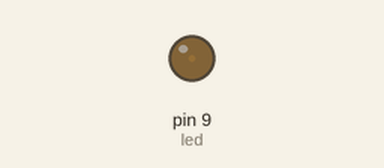
Recording of a sketch running on a simulated Arduino Uno, built with avr-gcc and run on an emulated ATmega328P. Shown: output pins drawn as LEDs (lit = HIGH).

Above: at 0.05 s.
At 0.65 s:
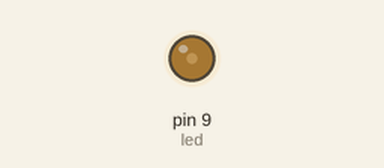
At 1.3 s:
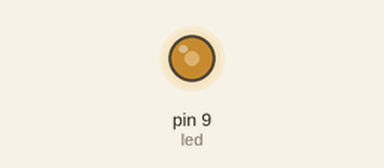
At 2.55 s:
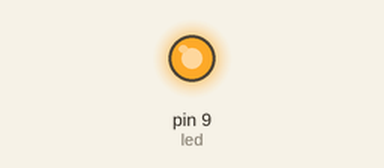
Timing chart, 0 to 5.9 s (numbered marks = the images above):
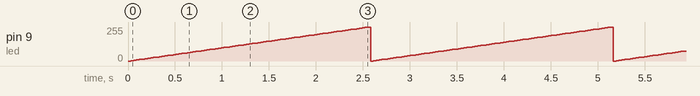

The sketch:

week05_Prac02.ino
```cpp
int led = 9; //the pin that the LED is attached to
int i = 0; //how bright the LED is
int fadeAmount = 3; //how many points to fade the LED by

void setup() {
  pinMode(led, OUTPUT);
}

void loop() {
  for(i = 0; i <= 255; i += fadeAmount) {
    analogWrite(led, i);
    delay(30);
  }
}
```

Measured:
- by itself, pin 9 (led): ramps from 0/255 to 255/255 and jumps back, once every 2.6 s
